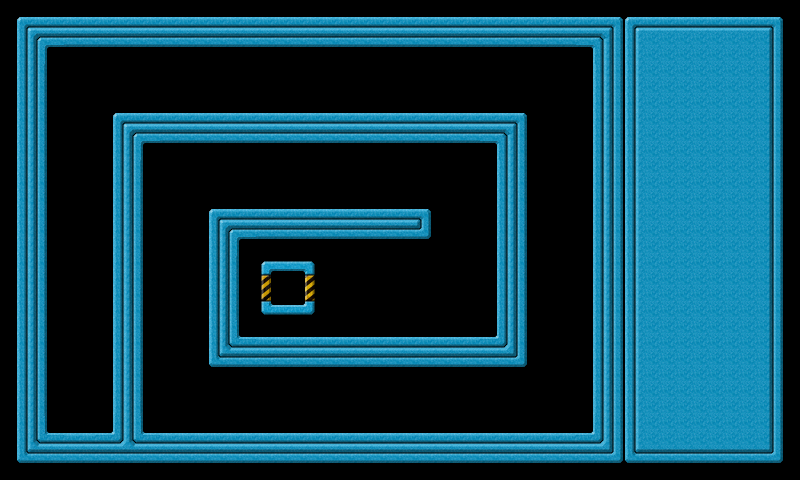

The image is a tile-based game level rendered from a .tmx file. Its description and source (layers, tilesets, objects; grid data summarised) follow:
An orthogonal 25x15 tile map with 32x32 px tiles, 2 tile layers (background, controlpanel) and 43 objects (wall001, wall002, wall003, wall004, wall005, ...).

<map version="1.0" orientation="orthogonal" width="25" height="15" tilewidth="32" tileheight="32">
 <tileset firstgid="1" name="tileset" tilewidth="32" tileheight="32">
  <image source="tileset.png" width="160" height="448" />
 </tileset>
 <layer name="background" width="20" height="15">
  <data>[300 cells, 224 non-empty, 16 distinct tile ids]</data>
 </layer>
 <layer name="controlpanel" width="25" height="15">
  <data>[375 cells, 90 non-empty, 9 distinct tile ids]</data>
 </layer>
 <objectgroup name="objects" width="20" height="15">
  <object name="wall001" x="0" y="0" width="592" height="48">
   <properties>
    <property name="objClass" value="wall" />
   </properties>
  </object>
  <object name="wall002" x="592" y="0" width="48" height="432">
   <properties>
    <property name="objClass" value="wall" />
   </properties>
  </object>
  <object name="wall003" x="48" y="432" width="592" height="48">
   <properties>
    <property name="objClass" value="wall" />
   </properties>
  </object>
  <object name="wall004" x="0" y="48" width="48" height="432">
   <properties>
    <property name="objClass" value="wall" />
   </properties>
  </object>
  <object name="wall005" x="112" y="112" width="416" height="32">
   <properties>
    <property name="objClass" value="wall" />
   </properties>
  </object>
  <object name="wall006" x="208" y="208" width="224" height="32">
   <properties>
    <property name="objClass" value="wall" />
   </properties>
  </object>
  <object name="wall007" x="208" y="336" width="320" height="32">
   <properties>
    <property name="objClass" value="wall" />
   </properties>
  </object>
  <object name="wall008" x="112" y="144" width="32" height="288">
   <properties>
    <property name="objClass" value="wall" />
   </properties>
  </object>
  <object name="wall009" x="493" y="144" width="32" height="192">
   <properties>
    <property name="objClass" value="wall" />
   </properties>
  </object>
  <object name="wall010" x="208" y="240" width="32" height="96">
   <properties>
    <property name="objClass" value="wall" />
   </properties>
  </object>
  <object name="star001" x="72" y="392" width="16" height="16">
   <properties>
    <property name="objClass" value="star" />
   </properties>
  </object>
  <object name="star002" x="72" y="296" width="16" height="16">
   <properties>
    <property name="objClass" value="star" />
   </properties>
  </object>
  <object name="star003" x="72" y="200" width="16" height="16">
   <properties>
    <property name="objClass" value="star" />
   </properties>
  </object>
  <object name="star004" x="72" y="104" width="16" height="16">
   <properties>
    <property name="objClass" value="star" />
   </properties>
  </object>
  <object name="star005" x="136" y="72" width="16" height="16">
   <properties>
    <property name="objClass" value="star" />
   </properties>
  </object>
  <object name="star006" x="232" y="72" width="16" height="16">
   <properties>
    <property name="objClass" value="star" />
   </properties>
  </object>
  <object name="star007" x="328" y="72" width="16" height="16">
   <properties>
    <property name="objClass" value="star" />
   </properties>
  </object>
  <object name="star008" x="424" y="72" width="16" height="16">
   <properties>
    <property name="objClass" value="star" />
   </properties>
  </object>
  <object name="star009" x="520" y="72" width="16" height="16">
   <properties>
    <property name="objClass" value="star" />
   </properties>
  </object>
  <object name="star010" x="552" y="136" width="16" height="16">
   <properties>
    <property name="objClass" value="star" />
   </properties>
  </object>
  <object name="star011" x="552" y="232" width="16" height="16">
   <properties>
    <property name="objClass" value="star" />
   </properties>
  </object>
  <object name="star012" x="552" y="328" width="16" height="16">
   <properties>
    <property name="objClass" value="star" />
   </properties>
  </object>
  <object name="star013" x="520" y="392" width="16" height="16">
   <properties>
    <property name="objClass" value="star" />
   </properties>
  </object>
  <object name="star014" x="424" y="392" width="16" height="16">
   <properties>
    <property name="objClass" value="star" />
   </properties>
  </object>
  <object name="star015" x="328" y="392" width="16" height="16">
   <properties>
    <property name="objClass" value="star" />
   </properties>
  </object>
  <object name="star016" x="232" y="392" width="16" height="16">
   <properties>
    <property name="objClass" value="star" />
   </properties>
  </object>
  <object name="star017" x="168" y="360" width="16" height="16">
   <properties>
    <property name="objClass" value="star" />
   </properties>
  </object>
  <object name="star018" x="168" y="264" width="16" height="16">
   <properties>
    <property name="objClass" value="star" />
   </properties>
  </object>
  <object name="star019" x="168" y="168" width="16" height="16">
   <properties>
    <property name="objClass" value="star" />
   </properties>
  </object>
  <object name="star020" x="264" y="168" width="16" height="16">
   <properties>
    <property name="objClass" value="star" />
   </properties>
  </object>
  <object name="star021" x="360" y="168" width="16" height="16">
   <properties>
    <property name="objClass" value="star" />
   </properties>
  </object>
  <object name="star022" x="456" y="168" width="16" height="16">
   <properties>
    <property name="objClass" value="star" />
   </properties>
  </object>
  <object name="star023" x="456" y="264" width="16" height="16">
   <properties>
    <property name="objClass" value="star" />
   </properties>
  </object>
  <object name="star024" x="456" y="296" width="16" height="16">
   <properties>
    <property name="objClass" value="star" />
   </properties>
  </object>
  <object name="star025" x="424" y="264" width="16" height="16">
   <properties>
    <property name="objClass" value="star" />
   </properties>
  </object>
  <object name="star026" x="424" y="296" width="16" height="16">
   <properties>
    <property name="objClass" value="star" />
   </properties>
  </object>
  <object name="star027" x="392" y="264" width="16" height="16">
   <properties>
    <property name="objClass" value="star" />
   </properties>
  </object>
  <object name="star028" x="392" y="296" width="16" height="16">
   <properties>
    <property name="objClass" value="star" />
   </properties>
  </object>
  <object name="star029" x="360" y="264" width="16" height="16">
   <properties>
    <property name="objClass" value="star" />
   </properties>
  </object>
  <object name="star030" x="360" y="296" width="16" height="16">
   <properties>
    <property name="objClass" value="star" />
   </properties>
  </object>
  <object name="goal001" x="280" y="280" width="16" height="16">
   <properties>
    <property name="objClass" value="goal" />
   </properties>
   <ellipse />
  </object>
  <object name="badball001" x="162" y="322" width="29" height="29">
   <properties>
    <property name="objClass" value="badball" />
   </properties>
   <ellipse />
  </object>
  <object name="goodball001" x="66" y="322" width="29" height="29">
   <properties>
    <property name="objClass" value="goodball" />
   </properties>
   <ellipse />
  </object>
 </objectgroup>
</map>
